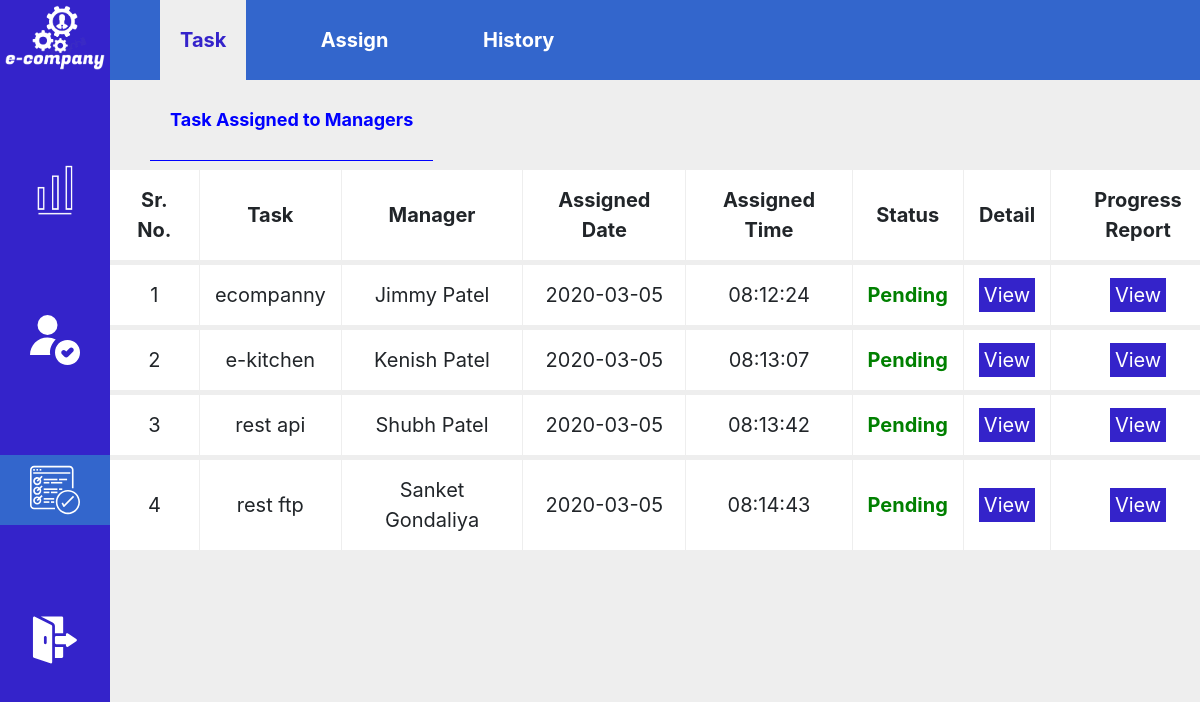
Page /ceo/taskmanager.php (signed in) on the committed database.
### tables this page shows
CREATE TABLE `taskmana` (
  `t_id` int(15) NOT NULL,
  `t_name` varchar(30) NOT NULL,
  `t_desc` text NOT NULL,
  `t_date` date NOT NULL,
  `t_time` time NOT NULL,
  `t_assign` int(15) NOT NULL,
  `t_assignname` varchar(30) NOT NULL,
  `t_emp` varchar(30) NOT NULL,
  `t_empid` int(15) NOT NULL,
  `t_status` varchar(20) NOT NULL
);

### ceo/taskmanager.php (the view, shortened to what this page needs)
<?php
    include '../forset.php';
    $abcd = $_SESSION['dash_Id'];
?>
<!DOCTYPE html>
<html lang="en">
    <head>
        <link rel="stylesheet" href="../css/da.css">
        <link rel="stylesheet" href="https://stackpath.bootstrapcdn.com/bootstrap/4.4.1/css/bootstrap.min.css">
    </head>
    <body style="background-color: #EEEEEE;">
        <div class="fpilore">
            <center>
                <img src="../image/logo1.png" alt="noimage" class="dlogo">
            </center>
            <center>
                <a href="addman.php">
                    <li class="fbut" title="Modules">
                        <img src="../image/p1.png" alt="nobutton" class="fbutim" >
                    </li>
                </a>
            </center>
            <center>
                <a href="C_dashboard.php">
                    <li class="fbut" title="User Profile">
                        <img src="../image/p2.svg" alt="nobutton" class="fbutim">
                    </li>
                </a>
            </center>
            <center>
                <li class="fbut" title="Task Manager" style="background-color: #3366CC;">
                    <img src="../image/p4.svg" alt="nobutton" class="fbutim">
                </li>
            </center>
            <center>
                <a href="../logout.php">
                    <li class="fbut" title="Logout">
                        <img src="../image/p3.svg" alt="nobutton" class="fbutim">
                    </li>
                </a>
            </center>
        </div>
        <div class="module">
            <li class="modany" style="background-color: #EEEEEE; color: #3423CA;">Task</li>
            <a href="taskman.php"><li class="modany">Assign</li></a>
            <a href="historytask.php"><li class="modany">History</li></a>
        </div>
        <div class="module1">
            <li class="modany1" style="font-weight : bolder; color : blue; border-bottom : 1px solid blue">Task Assigned to Managers</li>
        </div>
        <div class="ghar">
            <center>
                <table class="csgo">
                    <tr class="jinda">
                        <td class="csgohd">Sr. No.</td>
                        <td class="csgohd">Task</td>
                        <td class="csgohd">Manager</td>
                        <td class="csgohd">Assigned Date</td>
                        <td class="csgohd">Assigned Time</td>
                        <td class="csgohd">Status</td>
                        <td class="csgohd">Detail</td>
                        <td class="csgohd">Progress Report</td>
                    </tr>
                    <?php
                        $s_query = "SELECT * FROM TaskMana WHERE t_assign = '".$abcd."';";
                        $q_run = mysqli_query($conn, $s_query);
                        $i=1;
                        while($row = mysqli_fetch_array($q_run)){
                            echo
                            '<tr class="jinda">
                                <td class="csgohd1">'.$i.'</td>
                                <td class="csgohd1">'.$row['t_name'].'</td>
                                <td class="csgohd1">'.$row['t_emp'].'</td>
                                <td class="csgohd1">'.$row['t_date'].'</td>
                                <td class="csgohd1">'.$row['t_time'].'</td>
                                <td class="csgohd2">'.$row['t_status'].'</td>
                                <td class="csgohd1"><a href="viewtask.php?id='.$row['t_id'].'" class="jaha">View</a></td>
                                <td class="csgohd1"><a href="dreport.php?id='.$row['t_id'].'" class="jaha">View</a></td>
                            </tr>';
                            $i=$i+1;
                        }
                    ?>
                </table>
            </center>
        </div>
    </body>
</html>

### css/da.css (style rules this page uses)
* { margin: 0px; padding: 0px; }
.fpilore { background-color: #3423CA; color: white; height: 100vh; width: 110px; float: left; position: fixed; z-index: 999; }
.dlogo { width: 100px; margin: 5px; }
.fbut { margin-top: 80px; list-style-type: none; padding: 10px; cursor: pointer; background-color: #3423ca; }
.fbutim { height: 50px; }
.module { position: fixed; margin-left: 110px; width: 100%; height: 10vh; background-color: #3366CC; line-height: 10vh; float: left; display: block; z-index: 998; }
.module1 { position: fixed; margin-top: 10vh; margin-left: 110px; height: 10vh; line-height: 10vh; float: left; display: block; background-color: #EEEEEE; }
.modany { display: inline-block; cursor: pointer; list-style-type: none; color: white; font-weight: bolder; font-size: 20px; margin-left: 50px; padding-right: 20px; padding-left: 20px; transition: all 0.5s; }
.modany1 { display: inline-block; cursor: pointer; list-style-type: none; color: black; font-size: 18px; margin-left: 40px; padding-right: 20px; padding-left: 20px; transition: all 0.5s; }
.ghar { margin-left: 110px; float: left; width: 93%; background-color: #EEEEEE; }
.csgo { margin-top: 170px; font-size: 20px; background-color: white; }
.jinda { text-align: center; border-bottom-style: solid; border-bottom-width: 5px; border-bottom-color: #EEEEEE; }
.csgohd { padding: 15px; font-weight: bolder; border-right-width: 1px; border-right-style: solid; border-right-color: #EEEEEE; }
.csgohd1 { padding: 15px; border-right-width: 1px; border-right-style: solid; border-right-color: #EEEEEE; }
.csgohd2 { padding: 15px; color: green; font-weight: bolder; border-right-width: 1px; border-right-style: solid; border-right-color: #EEEEEE; }
.jaha { background-color: #3423ca; color: white; padding: 5px; }

### rows in the picture
taskmana: t_name "ecompanny", t_emp "Jimmy Patel", t_date "2020-03-05", t_time "08:12:24", t_status "Pending"
taskmana: t_name "e-kitchen", t_emp "Kenish Patel", t_date "2020-03-05", t_time "08:13:07", t_status "Pending"
taskmana: t_name "rest api", t_emp "Shubh Patel", t_date "2020-03-05", t_time "08:13:42", t_status "Pending"
taskmana: t_name "rest ftp", t_emp "Sanket Gondaliya", t_date "2020-03-05", t_time "08:14:43", t_status "Pending"
